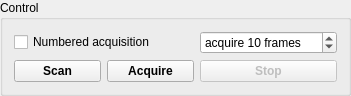
<?xml version="1.0" encoding="UTF-8"?>
<ui version="4.0">
 <class>ControlGroupBox</class>
 <widget class="QGroupBox" name="ControlGroupBox">
  <property name="geometry">
   <rect>
    <x>0</x>
    <y>0</y>
    <width>351</width>
    <height>75</height>
   </rect>
  </property>
  <property name="title">
   <string>Control</string>
  </property>
  <layout class="QGridLayout" name="gridLayout">
   <item row="1" column="2">
    <widget class="QPushButton" name="pushStop">
     <property name="enabled">
      <bool>false</bool>
     </property>
     <property name="font">
      <font>
       <weight>75</weight>
       <bold>true</bold>
      </font>
     </property>
     <property name="toolTip">
      <string>Stop scanning and acquisition</string>
     </property>
     <property name="text">
      <string>Stop</string>
     </property>
     <property name="default">
      <bool>false</bool>
     </property>
     <property name="flat">
      <bool>false</bool>
     </property>
    </widget>
   </item>
   <item row="1" column="1">
    <widget class="QPushButton" name="pushAcquire">
     <property name="font">
      <font>
       <weight>75</weight>
       <bold>true</bold>
      </font>
     </property>
     <property name="toolTip">
      <string>Begin recording to a file</string>
     </property>
     <property name="text">
      <string>Acquire</string>
     </property>
    </widget>
   </item>
   <item row="1" column="0">
    <widget class="QPushButton" name="pushScan">
     <property name="font">
      <font>
       <weight>75</weight>
       <bold>true</bold>
      </font>
     </property>
     <property name="toolTip">
      <string>Scan indefinitely without recording</string>
     </property>
     <property name="text">
      <string>Scan</string>
     </property>
     <property name="iconSize">
      <size>
       <width>8</width>
       <height>12</height>
      </size>
     </property>
     <property name="checkable">
      <bool>false</bool>
     </property>
     <property name="flat">
      <bool>false</bool>
     </property>
    </widget>
   </item>
   <item row="0" column="2">
    <widget class="QSpinBox" name="spinFramesToAcquire">
     <property name="suffix">
      <string> frames</string>
     </property>
     <property name="prefix">
      <string>acquire </string>
     </property>
     <property name="minimum">
      <number>1</number>
     </property>
     <property name="maximum">
      <number>8192</number>
     </property>
     <property name="value">
      <number>10</number>
     </property>
    </widget>
   </item>
   <item row="0" column="0" colspan="2">
    <widget class="QCheckBox" name="checkNumberedAcquisition">
     <property name="text">
      <string>Numbered acquisition</string>
     </property>
    </widget>
   </item>
  </layout>
 </widget>
 <resources/>
 <connections/>
</ui>
